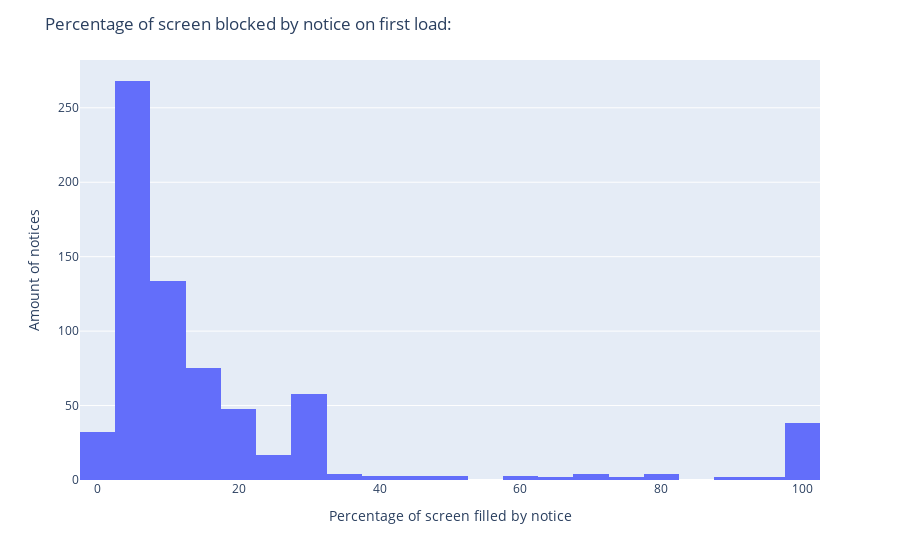

Notebook source saved alongside this figure:
### Markdown cell above
## Percentage of screen blocked by notice:

### Code cell
import pandas as pd
import plotly.express as px
plotdata = pd.DataFrame({"perFilled": perScreenFilled})
fig = px.histogram(plotdata, x="perFilled", nbins= 30, 
                   labels={
                     "perFilled": "Percentage of screen filled by notice",
                 })
fig.update_layout(
    title="Percentage of screen blocked by notice on first load:",
    yaxis_title="Amount of notices",
    xaxis_title="Percentage of screen filled by notice",
)
fig.show()

### Figure 1 — Plotly figure (JSON) as saved in the notebook; plotly's stock layout.template omitted (floating-point values rounded to 4 significant figures; data arrays with more than 128 entries replaced by an {"elided": "..."} marker saying what was removed)
{"data": [{"alignmentgroup": "True", "bingroup": "x", "hovertemplate": "Percentage of screen filled by notice=%{x}<br>count=%{y}<extra></extra>", "legendgroup": "", "marker": {"color": "#636efa"}, "name": "", "nbinsx": 30, "offsetgroup": "", "orientation": "v", "showlegend": false, "type": "histogram", "x": {"elided": "702 float values"}, "xaxis": "x", "yaxis": "y"}], "layout": {"barmode": "relative", "legend": {"tracegroupgap": 0}, "margin": {"t": 60}, "title": {"text": "Percentage of screen blocked by notice on first load:"}, "xaxis": {"anchor": "y", "domain": [0, 1], "title": {"text": "Percentage of screen filled by notice"}}, "yaxis": {"anchor": "x", "domain": [0, 1], "title": {"text": "Amount of notices"}}}}
